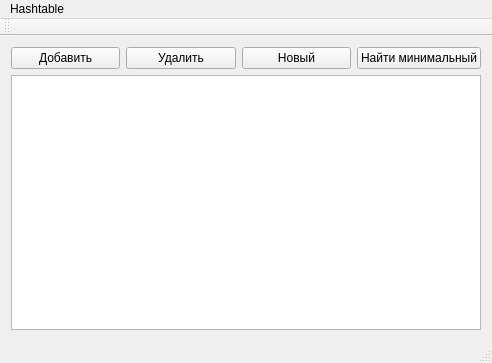
<?xml version="1.0" encoding="UTF-8"?>
<ui version="4.0">
 <class>MainWindow</class>
 <widget class="QMainWindow" name="MainWindow">
  <property name="geometry">
   <rect>
    <x>0</x>
    <y>0</y>
    <width>492</width>
    <height>363</height>
   </rect>
  </property>
  <property name="windowTitle">
   <string>MainWindow</string>
  </property>
  <widget class="QWidget" name="centralWidget">
   <layout class="QVBoxLayout" name="verticalLayout">
    <item>
     <layout class="QHBoxLayout" name="horizontalLayout">
      <item>
       <layout class="QVBoxLayout" name="verticalLayout_2">
        <item>
         <layout class="QHBoxLayout" name="horizontalLayout_2">
          <item>
           <widget class="QPushButton" name="pushButton_2">
            <property name="text">
             <string>Добавить</string>
            </property>
           </widget>
          </item>
          <item>
           <widget class="QPushButton" name="pushButton_3">
            <property name="text">
             <string>Удалить</string>
            </property>
           </widget>
          </item>
          <item>
           <widget class="QPushButton" name="pushButton_4">
            <property name="text">
             <string>Новый</string>
            </property>
           </widget>
          </item>
          <item>
           <widget class="QPushButton" name="pushButton">
            <property name="text">
             <string>Найти минимальный</string>
            </property>
           </widget>
          </item>
         </layout>
        </item>
        <item>
         <widget class="QTextEdit" name="textEdit">
          <property name="enabled">
           <bool>true</bool>
          </property>
         </widget>
        </item>
       </layout>
      </item>
     </layout>
    </item>
   </layout>
  </widget>
  <widget class="QMenuBar" name="menuBar">
   <property name="geometry">
    <rect>
     <x>0</x>
     <y>0</y>
     <width>492</width>
     <height>26</height>
    </rect>
   </property>
   <widget class="QMenu" name="menuHashtable">
    <property name="title">
     <string>Hashtable</string>
    </property>
    <addaction name="separator"/>
   </widget>
   <addaction name="menuHashtable"/>
  </widget>
  <widget class="QToolBar" name="mainToolBar">
   <attribute name="toolBarArea">
    <enum>TopToolBarArea</enum>
   </attribute>
   <attribute name="toolBarBreak">
    <bool>false</bool>
   </attribute>
  </widget>
  <widget class="QStatusBar" name="statusBar"/>
  <action name="actionAdd">
   <property name="text">
    <string>Add</string>
   </property>
  </action>
  <action name="actionErase">
   <property name="text">
    <string>Erase</string>
   </property>
  </action>
  <action name="actionCount">
   <property name="text">
    <string>Count</string>
   </property>
  </action>
  <action name="actionAdd_random">
   <property name="text">
    <string>Add random</string>
   </property>
  </action>
 </widget>
 <layoutdefault spacing="6" margin="11"/>
 <resources/>
 <connections/>
</ui>
